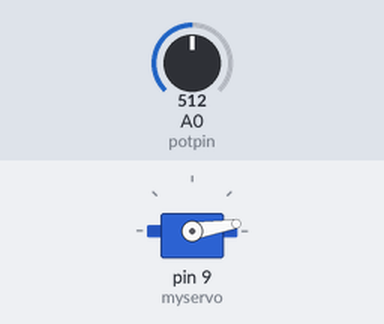
The sketch below on a simulated Arduino Uno, built with avr-gcc and run on an emulated ATmega328P. On the bench: servo. The test bench sets the inputs (shaded band); at power-on: A0 (potpin) = 512. What the sketch prints to the serial monitor is not drawn.

Above: at 0.15 s.
At 1.2 s:
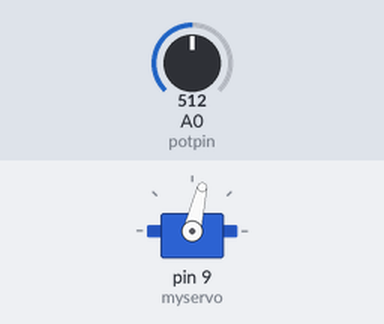
1.3 s: A0 (potpin) set to 358
At 1.68 s:
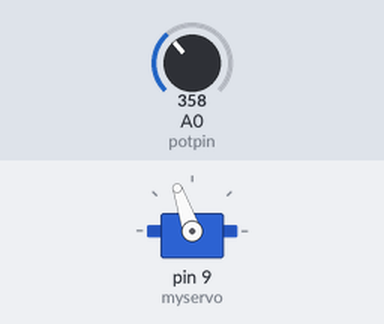
4.3 s: A0 (potpin) set to 327
Timing chart, 0 to 7.3 s (numbered marks = the images above; inputs shaded):
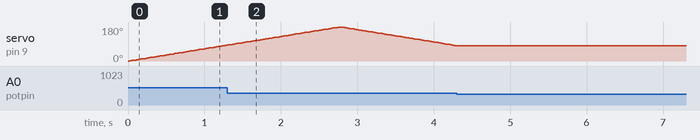

Measured:
- after the input at 4.3 s, servo on pin 9 (myservo): stops changing and stays 81°
- by itself, servo on pin 9 (myservo): rises from 83° to 180° in 1.5 s, then falls to 81° in 1.5 s

The sketch:

2bii.ino
```cpp
#include <Servo.h>

Servo myservo;

int potpin = 0;
int val;
int pos;
int del;
int velocidades[] = {15, 8, 2};

void setup()
{
  myservo.attach(9);
  Serial.begin(9600);
}

void loop()
{
  for (pos = 0; pos <= 180; pos += 1) {
    val = analogRead(potpin);
      del = map(val, 0, 1023, 1, 4);
    Serial.println(del);
    switch(del) {
      case 1:
          break;
      case 2:
          myservo.write(pos);
          delay(velocidades[0]);
          break;
      case 3:
          myservo.write(pos);
          delay(velocidades[1]);
          break;
      case 4:
          myservo.write(pos);
          delay(velocidades[2]);
          break;
    }
  }
  for (pos = 180; pos >= 0; pos -= 1) {
    val = analogRead(potpin);
      del = map(val, 0, 1023, 1, 4);
    Serial.println(del);
    switch(del) {
      case 1:
          break;
      case 2:
          myservo.write(pos);
          delay(velocidades[0]);
          break;
      case 3:
          myservo.write(pos);
          delay(velocidades[1]);
          break;
      case 4:
          myservo.write(pos);
          delay(velocidades[2]);
          break;
    }
  }
}
```
